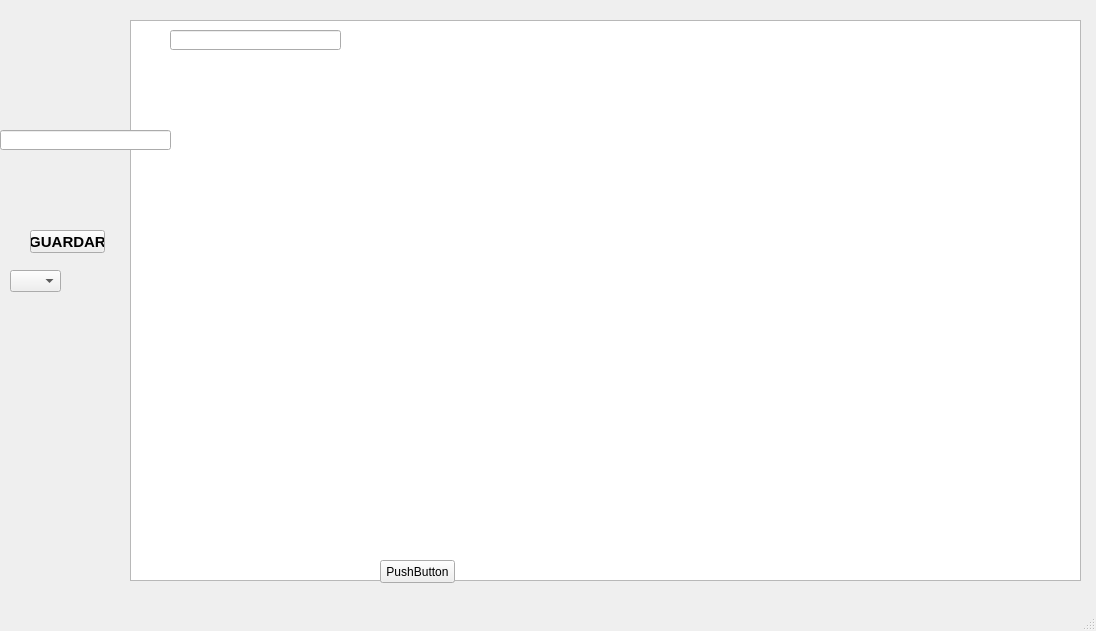
<?xml version="1.0" encoding="UTF-8"?>
<ui version="4.0">
 <class>MainWindow</class>
 <widget class="QMainWindow" name="MainWindow">
  <property name="geometry">
   <rect>
    <x>0</x>
    <y>0</y>
    <width>1096</width>
    <height>631</height>
   </rect>
  </property>
  <property name="windowTitle">
   <string>MainWindow</string>
  </property>
  <widget class="QWidget" name="centralwidget">
   <widget class="QTableWidget" name="tblClientes">
    <property name="geometry">
     <rect>
      <x>130</x>
      <y>20</y>
      <width>951</width>
      <height>561</height>
     </rect>
    </property>
   </widget>
   <widget class="QLineEdit" name="lineEdit">
    <property name="geometry">
     <rect>
      <x>170</x>
      <y>30</y>
      <width>171</width>
      <height>20</height>
     </rect>
    </property>
   </widget>
   <widget class="QPushButton" name="s">
    <property name="geometry">
     <rect>
      <x>30</x>
      <y>230</y>
      <width>75</width>
      <height>23</height>
     </rect>
    </property>
    <property name="font">
     <font>
      <pointsize>11</pointsize>
      <weight>75</weight>
      <bold>true</bold>
     </font>
    </property>
    <property name="text">
     <string>GUARDAR</string>
    </property>
   </widget>
   <widget class="QLineEdit" name="lineEdit_2">
    <property name="geometry">
     <rect>
      <x>0</x>
      <y>130</y>
      <width>171</width>
      <height>20</height>
     </rect>
    </property>
   </widget>
   <widget class="QComboBox" name="comboBox">
    <property name="geometry">
     <rect>
      <x>10</x>
      <y>270</y>
      <width>51</width>
      <height>22</height>
     </rect>
    </property>
   </widget>
   <widget class="QPushButton" name="pushButton_2">
    <property name="geometry">
     <rect>
      <x>380</x>
      <y>560</y>
      <width>75</width>
      <height>23</height>
     </rect>
    </property>
    <property name="text">
     <string>PushButton</string>
    </property>
   </widget>
  </widget>
  <widget class="QMenuBar" name="menubar">
   <property name="geometry">
    <rect>
     <x>0</x>
     <y>0</y>
     <width>1096</width>
     <height>21</height>
    </rect>
   </property>
  </widget>
  <widget class="QStatusBar" name="statusbar"/>
 </widget>
 <resources/>
 <connections/>
</ui>
